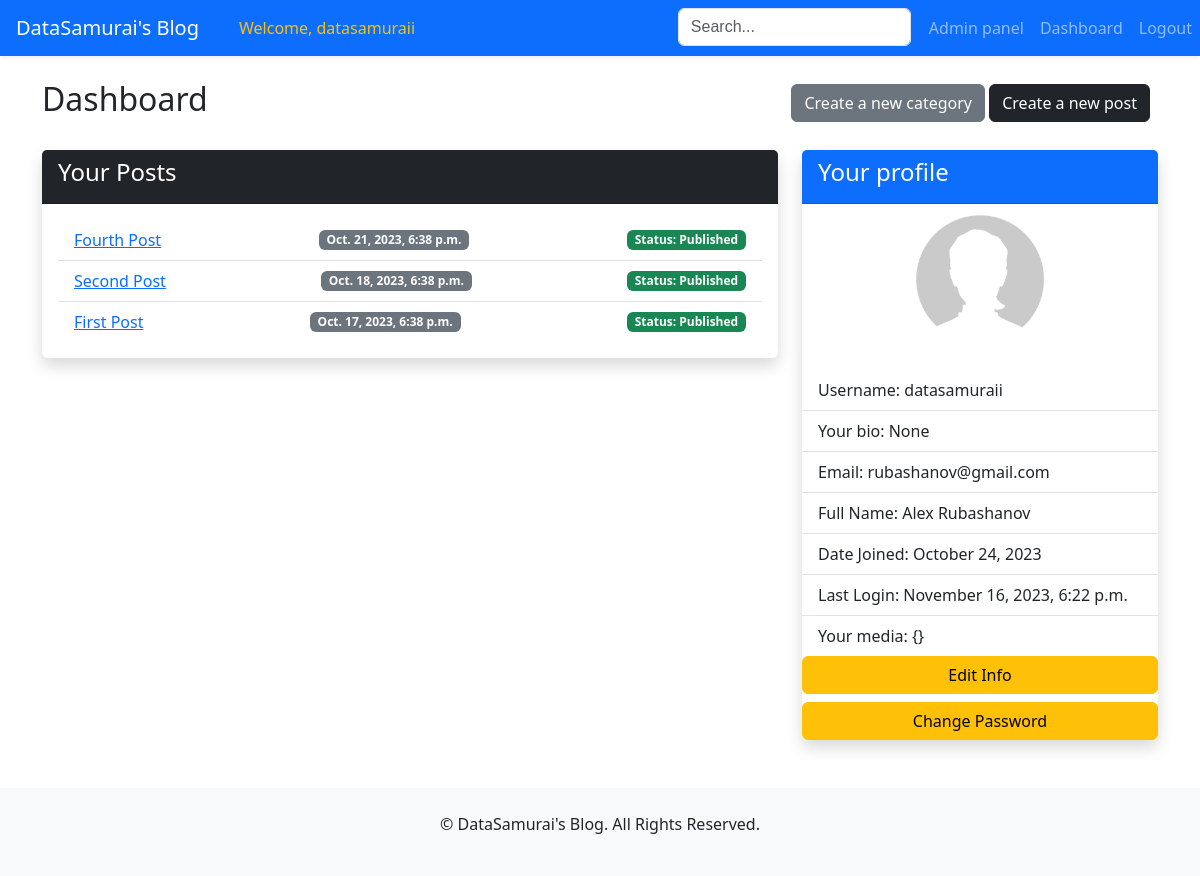
The app's page /account/dashboard/ (signed in), older data.
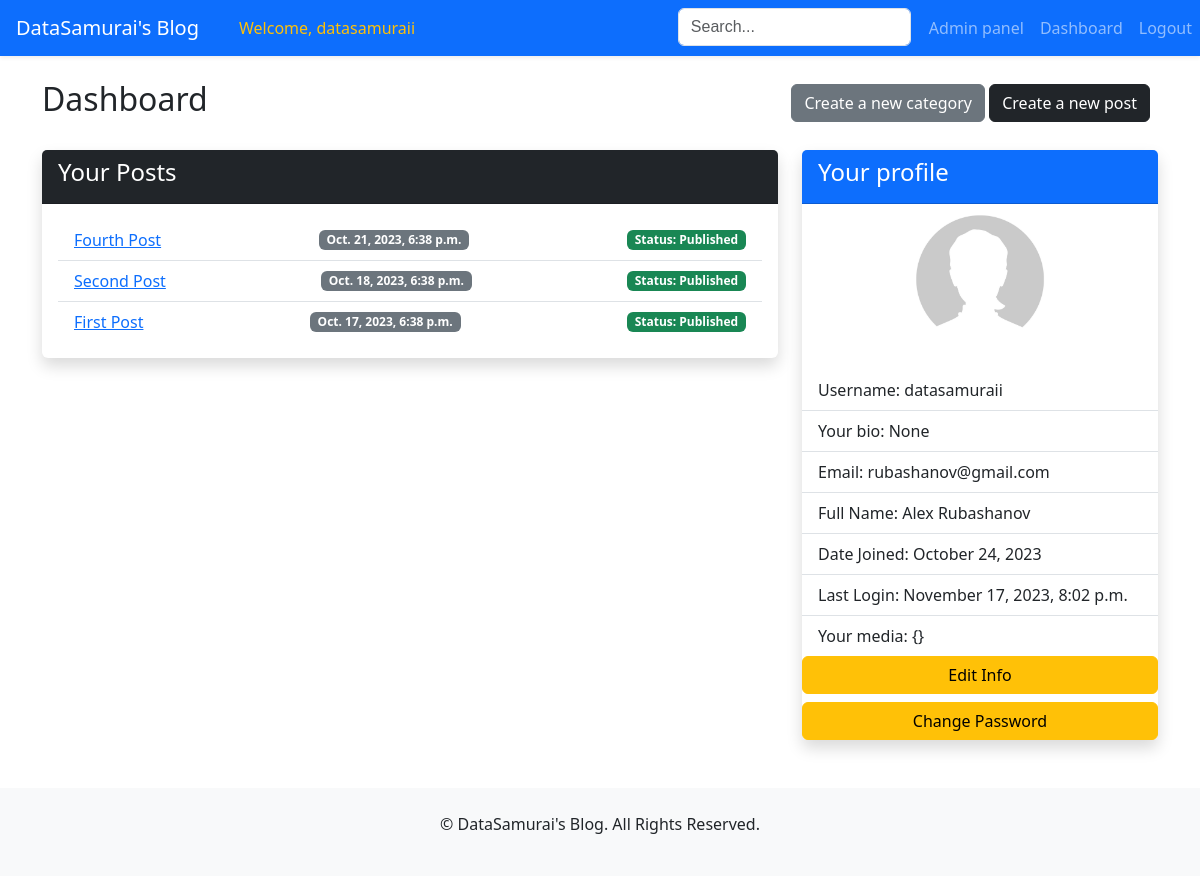
The same page, newer data.
### users/models.py (models this page shows, shortened)
class CustomUser(AbstractUser):
    is_banned = models.BooleanField(default=False)
    bio = models.CharField(max_length=200, blank=True, null=True, default=None)
    social_media = models.JSONField(default=dict, blank=True)
    profile_picture = models.ImageField(upload_to='profile_pictures/', blank=True, null=True)
    class Meta:
        ordering = ['id']

### posts/models.py (models this page shows, shortened)
class Post(models.Model):
    title = models.CharField(max_length=50, unique=True)
    content = RichTextField()
    category = models.ForeignKey('Category', on_delete=models.SET_NULL, null=True)
    date_published = models.DateTimeField(auto_now_add=True)
    date_edited = models.DateTimeField(auto_now=True)
    views = models.PositiveIntegerField(default=0)
    author = models.ForeignKey(settings.AUTH_USER_MODEL, on_delete=models.SET_NULL, null=True)
    is_published = models.BooleanField(default=False)
    class Meta:
        ordering = ['-date_published']

### users/views.py (the view)
# urls.py: path('dashboard/', views.DashboardView.as_view(), name='dashboard'),
class DashboardView(LoginRequiredMixin, ListView):
    model = Post
    template_name = 'users/dashboard.html'
    context_object_name = 'user_posts'
    def get_queryset(self):
        return self.request.user.post_set.all()

### templates/users/dashboard.html (shortened to what this page needs)
{% extends 'base.html' %}
{% load static %}
{% block page_content %}
    <div class="row mt-4">
        <div class="col-md-12 mb-4">
            <div class="d-flex justify-content-between align-items-center">
                <h2>Dashboard</h2>
                <div>
                    <a href="{% url 'category_create' %}" class="btn btn-secondary ml-3">Create a new category</a>
                    <a href="{% url 'create_post' %}" class="btn btn-dark me-2">Create a new post</a>
                </div>
            </div>
        </div>
        <div class="col-md-8">
            <div class="card border-0 shadow">
                <div class="card-header bg-dark text-white">
                    <h4>Your Posts</h4>
                </div>
                <div class="card-body">
                    {% if user_posts %}
                        <ul class="list-group list-group-flush">
                            {% for post in user_posts %}
                                <li class="list-group-item d-flex justify-content-between align-items-center">
                                    <a href="{% url 'post_detail' post.id %}">{{ post.title }}</a>
                                    <span class="badge bg-secondary">{{ post.date_published }}</span>
                                    {% if post.is_published %}
                                        <span class="badge bg-success">Status: Published</span>
                                    {% else %}
                                        <span class="badge bg-danger">Status: Unpublished</span>
                                    {% endif %}
                                </li>
                            {% endfor %}
                        </ul>
                    {% else %}
                        <p class="text-muted">You haven't written any posts yet.</p>
                    {% endif %}
                </div>
            </div>
        </div>
        {% block user %}
            <div class="col-md-4">
                <div class="card border-0 shadow">
                    <div class="card-header bg-primary text-white">
                        <h4>Your profile</h4>
                    </div>
                    <div class="text-center mb-3">
                        <img src="{% if user.profile_picture %}{{ user.profile_picture.url }}{% else %}{% static 'images/profile-placeholder.jpg' %}{% endif %}"
                             alt="Profile Picture" style="max-width: 100%; height: auto; max-height: 150px;">
                    </div>
                    <ul class="list-group list-group-flush">
                        <li class="list-group-item">Username: {{ user.username }}</li>
                        <li class="list-group-item">Your bio: {{ user.bio }}</li>
                        <li class="list-group-item">Email: {{ user.email }}</li>
                        <li class="list-group-item">Full Name: {{ user.first_name }} {{ user.last_name }}</li>
                        <li class="list-group-item">Date Joined: {{ user.date_joined|date:"F d, Y" }}</li>
                        <li class="list-group-item">Last Login: {{ user.last_login|date:"F d, Y, P" }}</li>
                        <li class="list-group-item">Your media: {{ user.social_media }}</li>
                    </ul>
                    <a href="{% url 'edit_user' %}" class="mb-2 btn btn-warning">Edit Info</a>
                    <a href="{% url 'password_change' %}" class="btn btn-warning">Change Password</a>
                </div>
            </div>
            </div>
        {% endblock %}
{% endblock %}

### templates/base.html (shortened to what this page needs)
<!DOCTYPE html>
<html lang="en">
<head>
    <link href="https://cdn.jsdelivr.net/npm/bootstrap@5.3.1/dist/css/bootstrap.min.css" rel="stylesheet">
</head>
<body>
{% block navbar %}
    <nav class="navbar navbar-expand-lg navbar-dark bg-primary shadow-sm">
        <a class="navbar-brand px-3" href="{% url 'post_list' %}">DataSamurai's Blog</a>
        <div class="collapse navbar-collapse d-flex justify-content-between" id="navbarNav">
            <ul class="navbar-nav">
                {% if user.is_authenticated %}
                    <li class="nav-item">
                        <span class="nav-link text-warning font-weight-bold">Welcome, {{ user.username }}</span>
                    </li>
                {% else %}
                    <li class="nav-item invisible">
                        <span class="nav-link"></span>
                    </li>
                {% endif %}
            </ul>
            <ul class="navbar-nav">
                <form method="GET" action="{% url 'search_results' %}" class="form-inline my-2 my-lg-0"
                      style="margin-right: 10px; margin-left: 10px;">
                    <input type="text" class="form-control" name="query" placeholder="Search..."
                           style="font-family: Arial, 'Font Awesome 5 Free'; background-position: 10px 10px; background-repeat: no-repeat;"
                           aria-label="Search">
                </form>
                {% if user.is_authenticated %}
                    {% if user.is_staff %}
                        <li class="nav-item">
                            <a class="nav-link btn btn-light mr-2" href="{% url 'admin:index' %}">Admin panel</a>
                        </li>
                    {% endif %}
                    <li class="nav-item">
                        <a class="nav-link btn btn-light mr-2" href="{% url 'dashboard' %}">Dashboard</a>
                    </li>
                    <li>
                        <a href="{% url 'logout' %}" class="nav-link btn btn-danger">Logout</a>
                    </li>
                {% endif %}
            </ul>
        </div>
    </nav>
{% endblock %}
<div class="container my-4">
    {% block page_content %}{% endblock page_content %}
</div>
<footer class="text-center py-4 mt-5 bg-light">
    <p>&copy; {{ now.year }} DataSamurai's Blog. All Rights Reserved.</p>
</footer>
</body>
</html>

Row changes from the older to the newer data that the page shows:
changed CustomUser "datasamuraii": last_login "November 16, 2023, 6:22 p.m." → "November 17, 2023, 8:02 p.m."
